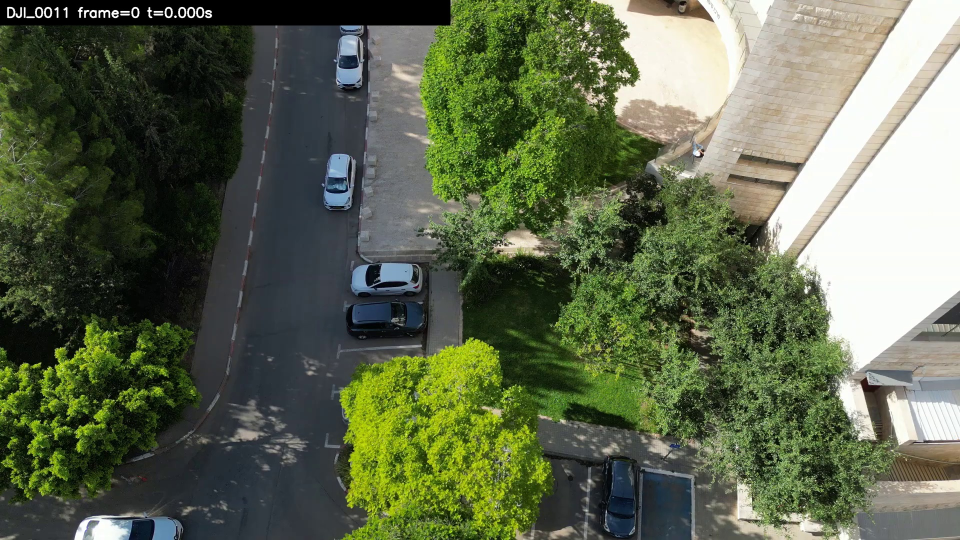
#> input picture data/query_candidates/DJI_0011_every_5s/frame_000000_t00000.000.jpg, 1920 x 1080 px (shown at 1/2 size)
$ python -i scene_signature.py   (imports and definitions only)
#> lines starting #> are read from the running program, lines starting #| are printed output that depends on the picture; after the words box and inside, x2 and y2 are one past the last pixel; in counts of white or black regions, pixels touching at a corner belong together
#> further down, picture is the input picture: shape (1080, 1920, 3); mean B, G, R 78.1, 103.5, 94.4
"""Lightweight scene signatures for debugging false visual matches.

These helpers are intentionally classical/CPU-only.  They do not solve semantic
segmentation, but they catch many obvious bad matches, such as comparing a
low-altitude frame with sky/horizon to a top-down aerial reference frame.
"""

from __future__ import annotations

from dataclasses import dataclass
from pathlib import Path

import numpy as np


@dataclass(frozen=True)
class SceneSignature:
    sky_ratio: float
    top_sky_ratio: float
    vegetation_ratio: float
    road_gray_ratio: float
    bright_ground_ratio: float
    dark_shadow_ratio: float
    edge_density: float
    low_altitude_proxy: float

    # [14 lines left out: function as_vector, not called in this run]


def _require_cv2():
    try:
        import cv2  # type: ignore
    except ImportError as exc:
        raise RuntimeError("OpenCV is required. Install it with: pip install opencv-python") from exc
    return cv2


def compute_scene_signature_bgr(image_bgr: np.ndarray) -> SceneSignature:
    """Compute a simple scene signature from a BGR image.

    The values are rough fractions in [0, 1].  The goal is not perfect class
    segmentation; the goal is to reject visually impossible candidate pairs.
    """

    cv2 = _require_cv2()
    if image_bgr is None or image_bgr.size == 0:
        return SceneSignature(0, 0, 0, 0, 0, 0, 0, 0)

    small = cv2.resize(image_bgr, (320, 180), interpolation=cv2.INTER_AREA)
    hsv = cv2.cvtColor(small, cv2.COLOR_BGR2HSV)
#> hsv: shape (180, 320, 3); mean H, S, V 53, 87, 106.3
    h = hsv[:, :, 0].astype(np.float32)
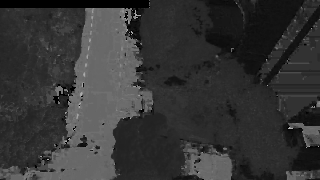
#> h: shape (180, 320) float32; min 0, max 179, mean 53
    s = hsv[:, :, 1].astype(np.float32)
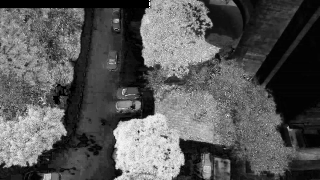
#> s: shape (180, 320) float32; min 0, max 255, mean 87
    v = hsv[:, :, 2].astype(np.float32)

    # Approximate classes using broad color/brightness rules.
    sky = ((h >= 85) & (h <= 120) & (s >= 25) & (v >= 110))
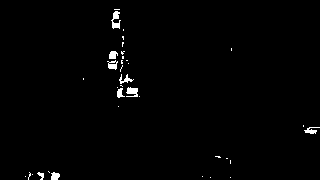
#> sky: shape (180, 320) bool; 1.1% white; 36 white regions (27 under 20 px), largest, box (x1, y1, x2, y2) and area: (111, 11, 121, 29) 98, (126, 87, 138, 97) 85, (107, 60, 118, 70) 64
    vegetation = ((h >= 35) & (h <= 95) & (s >= 35) & (v >= 45))
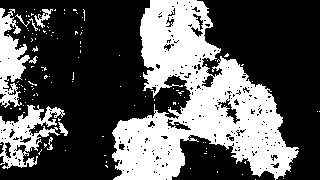
#> vegetation: shape (180, 320) bool; 35% white; 124 white regions (115 under 20 px), largest, box (x1, y1, x2, y2) and area: (112, 0, 299, 180) 16162, (0, 105, 65, 169) 1809, (0, 8, 30, 108) 1569
    road_gray = ((s <= 45) & (v >= 45) & (v <= 210))
#> road_gray: shape (180, 320) bool; 19.2% white; 182 white regions (163 under 20 px), largest, box (x1, y1, x2, y2) and area: (100, 8, 155, 135) 2729, (58, 8, 103, 156) 2162, (224, 0, 304, 60) 1425
    bright_ground = ((h >= 10) & (h <= 35) & (s >= 20) & (v >= 120)) | ((s <= 55) & (v >= 190))
#> bright_ground: shape (180, 320) bool; 21.7% white; 144 white regions (121 under 20 px), largest, box (x1, y1, x2, y2) and area: (197, 0, 320, 147) 9806, (295, 129, 320, 154) 404, (116, 121, 136, 169) 304
    dark_shadow = (v <= 55)
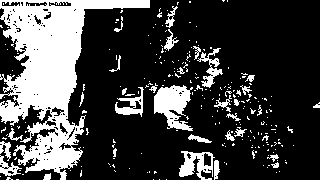
#> dark_shadow: shape (180, 320) bool; 25.9% white; 250 white regions (217 under 20 px), largest, box (x1, y1, x2, y2) and area: (0, 0, 150, 180) 10317, (154, 85, 193, 131) 1080, (179, 151, 215, 180) 558

    gray = cv2.cvtColor(small, cv2.COLOR_BGR2GRAY)
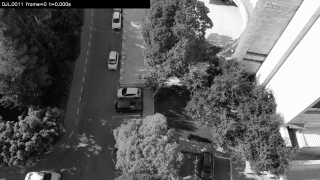
#> gray: shape (180, 320); min 0, max 255, mean 97.9
    edges = cv2.Canny(gray, 60, 150)
#> edges: shape (180, 320); 22% white in thin lines or dots

    top = sky[: max(1, sky.shape[0] // 3), :]
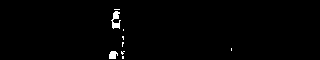
#> top: shape (60, 320) bool; 1% white; 9 white regions (7 under 20 px), largest, box (x1, y1, x2, y2) and area: (111, 11, 121, 29) 98, (109, 51, 118, 59) 57
    sky_ratio = float(np.mean(sky))
#> sky_ratio = 0.0113
    top_sky_ratio = float(np.mean(top))
#> top_sky_ratio = 0.0101
    vegetation_ratio = float(np.mean(vegetation))
#> vegetation_ratio = 0.35
    road_gray_ratio = float(np.mean(road_gray))
#> road_gray_ratio = 0.192
    bright_ground_ratio = float(np.mean(bright_ground))
#> bright_ground_ratio = 0.217
    dark_shadow_ratio = float(np.mean(dark_shadow))
#> dark_shadow_ratio = 0.259
    edge_density = float(np.mean(edges > 0))
#> edge_density = 0.22

    # A practical proxy for non-top-down/low-altitude frames: a large amount
    # of sky in the upper third or a strong sky+trees horizon appearance.
    low_altitude_proxy = min(1.0, max(top_sky_ratio, 0.65 * sky_ratio + 0.35 * vegetation_ratio))
#> low_altitude_proxy = 0.13

    return SceneSignature(
        sky_ratio=sky_ratio,
        top_sky_ratio=top_sky_ratio,
        vegetation_ratio=vegetation_ratio,
        road_gray_ratio=road_gray_ratio,
        bright_ground_ratio=bright_ground_ratio,
        dark_shadow_ratio=dark_shadow_ratio,
        edge_density=edge_density,
        low_altitude_proxy=low_altitude_proxy,
    )


# [31 lines left out: functions compute_scene_signature_path, scene_distance, scene_compatibility_reason, not called in this run]

>>> import cv2
>>> picture = cv2.imread('../../../data/query_candidates/DJI_0011_every_5s/frame_000000_t00000.000.jpg')
>>> result = compute_scene_signature_bgr(picture)
